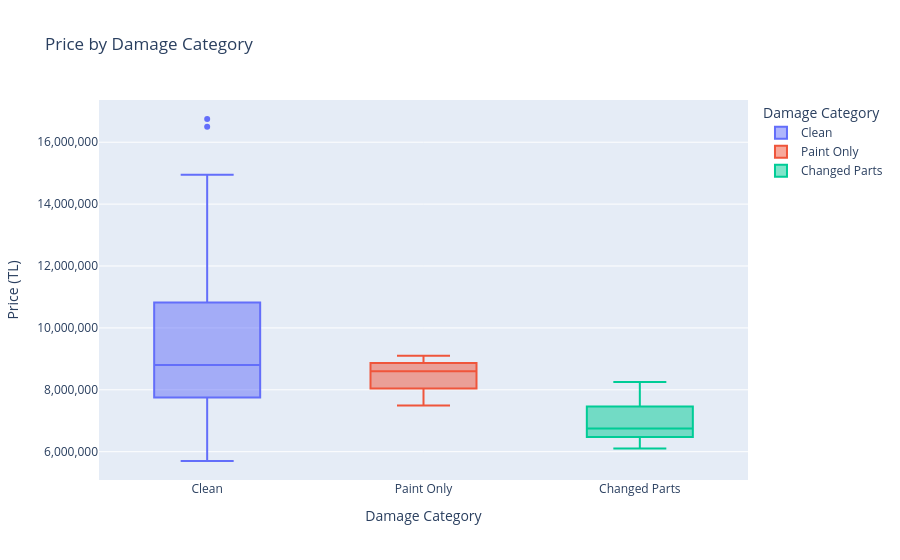

The notebook cell this image was saved under:
### Code cell
# Price impact of damage
df["has_damage"] = (df["damage_painted_count"].fillna(0) + df["damage_changed_count"].fillna(0)) > 0
df["damage_category"] = df.apply(
    lambda r: "Changed Parts" if (r.get("damage_changed_count") or 0) > 0
    else "Paint Only" if (r.get("damage_painted_count") or 0) + (r.get("damage_local_painted_count") or 0) > 0
    else "Clean",
    axis=1
)

fig = px.box(
    df, x="damage_category", y="price", color="damage_category",
    title="Price by Damage Category",
    labels={"price": "Price (TL)", "damage_category": "Damage Category"},
    category_orders={"damage_category": ["Clean", "Paint Only", "Changed Parts"]}
)
fig.update_layout(yaxis_tickformat=",.0f")
fig.show()

### Figure 1 — Plotly figure (JSON) as saved in the notebook; plotly's stock layout.template omitted (floating-point values rounded to 4 significant figures)
{"data": [{"alignmentgroup": "True", "hovertemplate": "Damage Category=%{x}<br>Price (TL)=%{y}<extra></extra>", "legendgroup": "Clean", "marker": {"color": "#636efa"}, "name": "Clean", "notched": false, "offsetgroup": "Clean", "orientation": "v", "showlegend": true, "type": "box", "x": ["Clean", "Clean", "Clean", "Clean", "Clean", "Clean", "Clean", "Clean", "Clean", "Clean", "Clean", "Clean", "Clean", "Clean", "Clean", "Clean", "Clean", "Clean", "Clean", "Clean", "Clean", "Clean", "Clean", "Clean", "Clean", "Clean", "Clean", "Clean", "Clean", "Clean", "Clean", "Clean", "Clean", "Clean", "Clean", "Clean", "Clean", "Clean", "Clean", "Clean", "Clean", "Clean", "Clean", "Clean", "Clean", "Clean", "Clean", "Clean", "Clean", "Clean", "Clean", "Clean", "Clean", "Clean", "Clean", "Clean", "Clean", "Clean", "Clean", "Clean", "Clean", "Clean", "Clean", "Clean", "Clean", "Clean", "Clean", "Clean", "Clean", "Clean", "Clean", "Clean", "Clean", "Clean", "Clean", "Clean", "Clean", "Clean", "Clean", "Clean", "Clean", "Clean", "Clean", "Clean", "Clean", "Clean", "Clean", "Clean", "Clean", "Clean", "Clean", "Clean", "Clean", "Clean", "Clean", "Clean", "Clean", "Clean", "Clean", "Clean", "Clean", "Clean", "Clean", "Clean", "Clean", "Clean", "Clean", "Clean", "Clean", "Clean", "Clean"], "x0": " ", "xaxis": "x", "y": [9750000, 8175000, 8900000, 7450000, 11500000, 8590000, 8250000, 7900000, 13950000, 7550000, 11950000, 9690000, 11250000, 7750000, 7825000, 9250000, 8399000, 8400000, 9000000, 8900000, 6790000, 10900000, 11250000, 14450000, 9975000, 7600000, 7490000, 10990000, 8150000, 9000000, 16750000, 9150000, 9000000, 11250000, 7300000, 10000000, 11500000, 8985000, 8750000, 7480000, 8275000, 11750000, 9500000, 8325000, 7750000, 6850000, 7985000, 13000000, 13475000, 8600000, 11250000, 7150000, 6750000, 9750000, 8500000, 11650000, 10250000, 7850000, 9200000, 8800000, 8050000, 6295000, 7650000, 8390000, 7550000, 8250000, 12500000, 16500000, 9600000, 7100000, 7950000, 7499000, 6850000, 9575000, 6340000, 9250000, 6600000, 9900000, 12000000, 14950000, 11000000, 7150000, 9100000, 10390000, 12575000, 7950000, 7950000, 8100000, 13750000, 6850000, 7621000, 13300000, 6750000, 10599900, 12950000, 7189000, 13000000, 9500000, 8750000, 6650000, 12250000, 9150000, 10375000, 7055500, 7750000, 9000000, 13950000, 5700000, 8688000, 6590000, 8500000], "y0": " ", "yaxis": "y"}, {"alignmentgroup": "True", "hovertemplate": "Damage Category=%{x}<br>Price (TL)=%{y}<extra></extra>", "legendgroup": "Paint Only", "marker": {"color": "#EF553B"}, "name": "Paint Only", "notched": false, "offsetgroup": "Paint Only", "orientation": "v", "showlegend": true, "type": "box", "x": ["Paint Only", "Paint Only", "Paint Only", "Paint Only", "Paint Only", "Paint Only", "Paint Only"], "x0": " ", "xaxis": "x", "y": [8900000, 9100000, 8600000, 8300000, 8750000, 7490000, 7955000], "y0": " ", "yaxis": "y"}, {"alignmentgroup": "True", "hovertemplate": "Damage Category=%{x}<br>Price (TL)=%{y}<extra></extra>", "legendgroup": "Changed Parts", "marker": {"color": "#00cc96"}, "name": "Changed Parts", "notched": false, "offsetgroup": "Changed Parts", "orientation": "v", "showlegend": true, "type": "box", "x": ["Changed Parts", "Changed Parts", "Changed Parts", "Changed Parts", "Changed Parts"], "x0": " ", "xaxis": "x", "y": [7200000, 8250000, 6600000, 6100000, 6750000], "y0": " ", "yaxis": "y"}], "layout": {"boxmode": "overlay", "legend": {"title": {"text": "Damage Category"}, "tracegroupgap": 0}, "title": {"text": "Price by Damage Category"}, "xaxis": {"anchor": "y", "categoryarray": ["Clean", "Paint Only", "Changed Parts"], "categoryorder": "array", "domain": [0, 1], "title": {"text": "Damage Category"}}, "yaxis": {"anchor": "x", "domain": [0, 1], "tickformat": ",.0f", "title": {"text": "Price (TL)"}}}}
